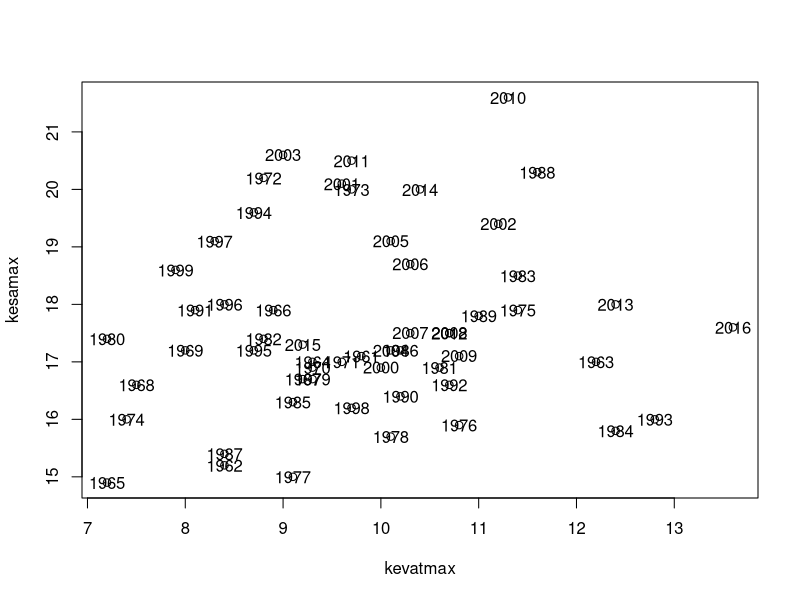
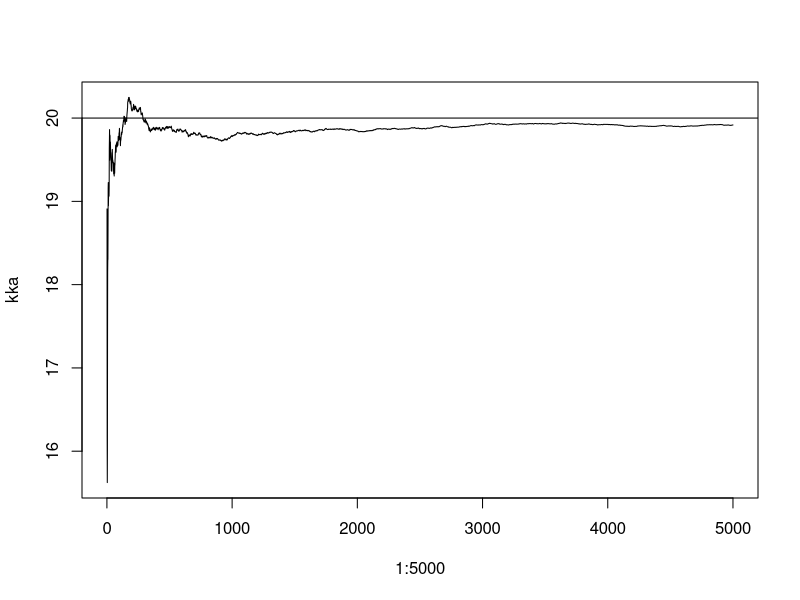
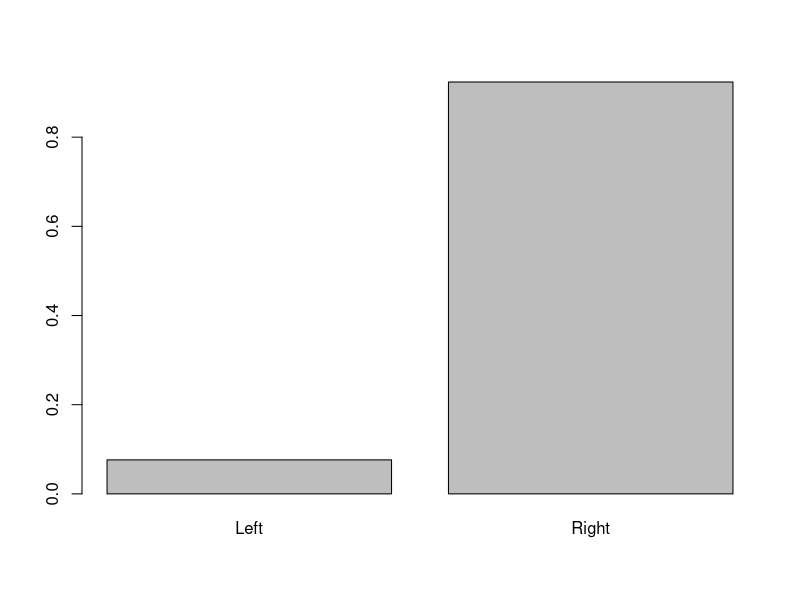
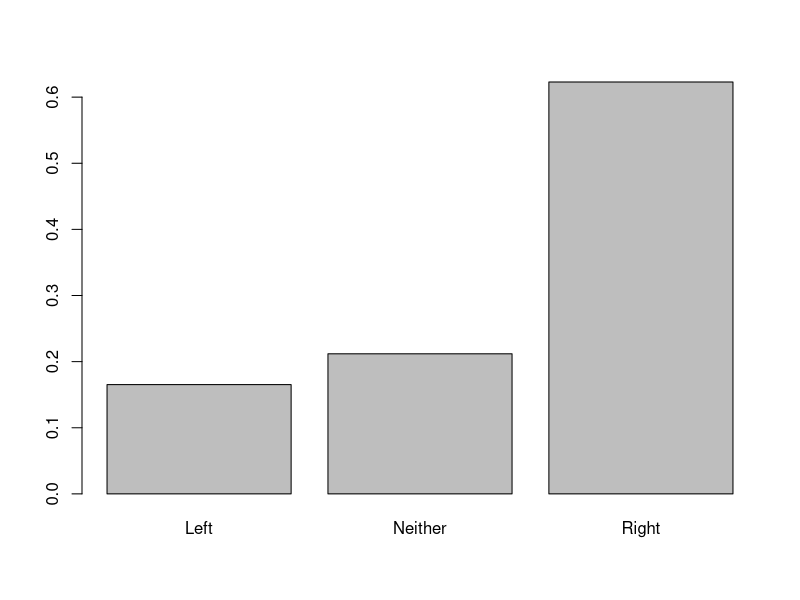

These charts were generated, in order, by the following R code:
#Viikko5

#Tehtava 6
#a)
hki <- read.table(file = "hki.txt")
#b)
kevat <- hki[, 4:6]
kesa <- hki[, 7:9]
#c)
kevatmax <- apply(kevat, 1, max)
kesamax <- apply(kesa, 1, max)
#d)
plot(x = kevatmax, y = kesamax)
text(x = kevatmax, y = kesamax, labels = hki[, 1])

cor(x = kevatmax, y = kesamax)
#Hajontakuvan ja korrealaatiokertoimen perusteella lampotiloilla
#on aivan pienimutoinen positiivinem lineaarinen riippuvuus.

#Tehtava 7
#a)
cummean <- function(n) {
    c <- numeric(length(n))
    for (i in 1 :length(n)) {
        c[i] <- sum(n[1:i]) / i
    }

    return(c)
}
#b)
havainnot <- rnorm(n = 5e3, mean = 20, sd = 3)
kka <- cummean(havainnot)
#c)
plot(x = 1:5e3, y = kka, type = "l")
abline(h = 20)
#Keskiarvo lähestyy aineiston simuloinnissa annettua arvoa ainesiston kasvaessa

#Tehtävä 8
library(MASS)
#a)
table(survey$W.Hnd)
table(survey$Clap)

prop.table(table(survey$W.Hnd))
prop.table(table(survey$Clap))
#b)
barplot(prop.table(table(survey$W.Hnd)))
barplot(prop.table(table(survey$Clap)))
#c)s
table(survey$W.Hnd, survey$Clap)
prop.table(table(survey$W.Hnd, survey$Clap))
#Kirjoituskasi vaikuttaa kumpi kasi on taputuksessa paallimmaisena
#Vasenkatisista melkein kaksinkertainen maara taputtaa vasen paallimmaisena
#ja samaa ilmenee myos oikeakatisten parissa
